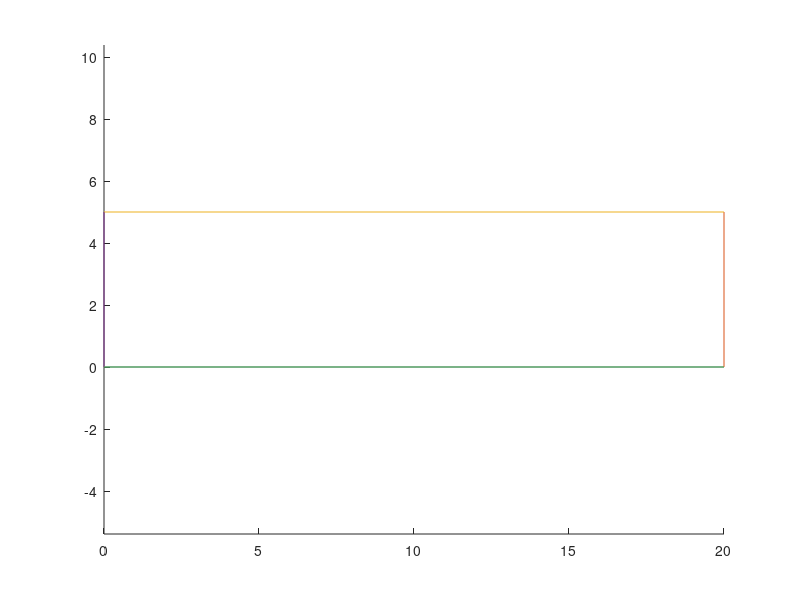

MATLAB code to generate this figure: (Note: this script raises an error after producing the figure.)
function [ ] = carrotFollowSimulation()
%CARROTFOLLOWSIMULATION Summary of this function goes here
%   Detailed explanation goes here
  clf;
  hold('on');
  axis equal;
  waypoints = [0 0; 20 0; 20 5; 0 5; 0 0; 20 0];
  % draw the waypoints
  for i = [1 : length(waypoints) - 1]
    plot([waypoints(i,1), waypoints(i+1,1)], [waypoints(i,2), waypoints(i+1,2)]);
  end

  x = 1;
  y = 0;
  heading = 0;
  for t = [0:0.1:20]
    [x y heading] = carrotFollower(waypoints, 5, 3, x, y, heading);
    if mod(t, 0.5) == 0
      scatter(x, y, 40, 'r');
    end
  end
end

